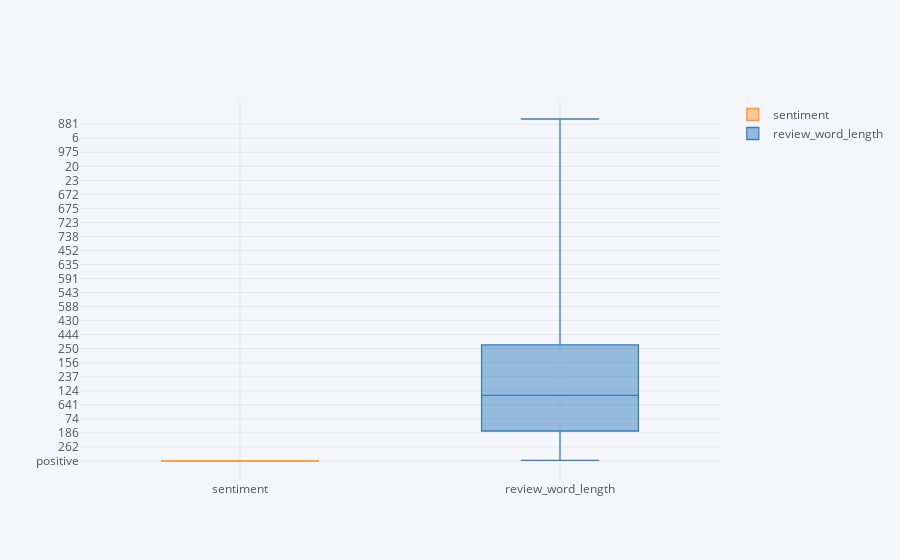

Here is the notebook cell this chart was saved with:
### Code cell
dataset2.iplot(kind='box', x = 'sentiment', y = 'reviewLength')

### Figure 1 — Plotly figure (JSON) as saved in the notebook; plotly's stock layout.template omitted (floating-point values rounded to 4 significant figures; data arrays with more than 128 entries replaced by an {"elided": "..."} marker saying what was removed)
{"data": [{"boxpoints": false, "line": {"width": 1.3}, "marker": {"color": "rgba(255, 153, 51, 1.0)"}, "name": "sentiment", "orientation": "v", "type": "box", "y": {"elided": "50000 str values"}}, {"boxpoints": false, "line": {"width": 1.3}, "marker": {"color": "rgba(55, 128, 191, 1.0)"}, "name": "review_word_length", "orientation": "v", "type": "box", "y": {"elided": "50000 int values"}}], "layout": {"legend": {"bgcolor": "#F5F6F9", "font": {"color": "#4D5663"}}, "paper_bgcolor": "#F5F6F9", "plot_bgcolor": "#F5F6F9", "title": {"font": {"color": "#4D5663"}}, "xaxis": {"gridcolor": "#E1E5ED", "showgrid": true, "tickfont": {"color": "#4D5663"}, "title": {"font": {"color": "#4D5663"}, "text": ""}, "zerolinecolor": "#E1E5ED"}, "yaxis": {"gridcolor": "#E1E5ED", "showgrid": true, "tickfont": {"color": "#4D5663"}, "title": {"font": {"color": "#4D5663"}, "text": ""}, "zerolinecolor": "#E1E5ED"}}}
